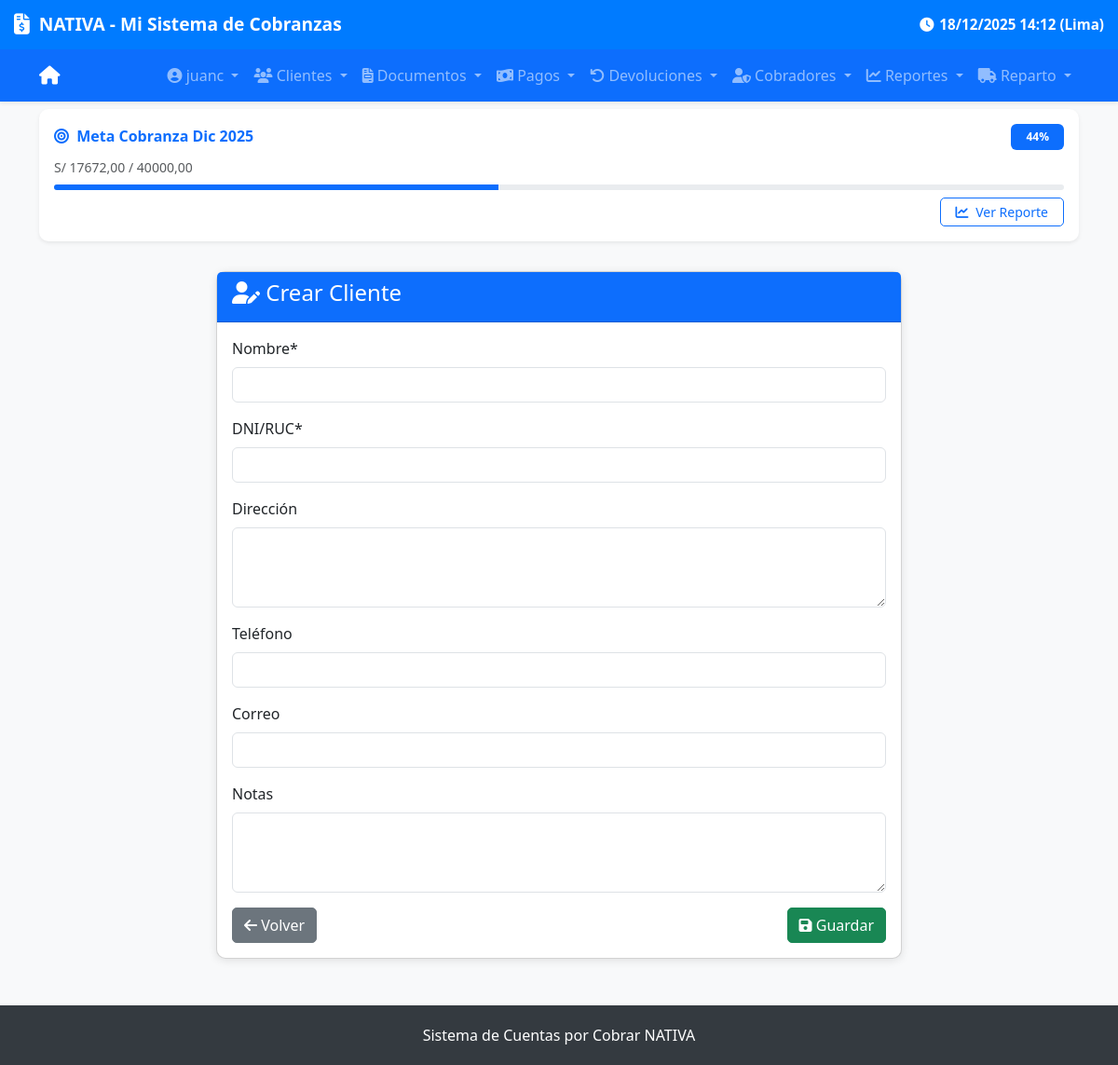
Screenshot of /clientes/crear/ (signed in) with the database file from the repository.
### cobros/models.py (models this page shows, shortened)
class MetaMensual(models.Model):
    mes = models.DateField(help_text="Primer día del mes, ej: 2025-09-01")
    monto_objetivo = models.DecimalField(max_digits=12, decimal_places=2)
    descripcion = models.CharField(max_length=200, blank=True, null=True)
    creada_en = models.DateTimeField(auto_now_add=True)
    actualizada_en = models.DateTimeField(auto_now=True)
    class Meta:
        unique_together = ('mes',)
    @property
    def monto_alcanzado(self):
        from .models import Cobro
        from django.db.models import Sum
        import datetime
        try:
            if not self.mes:
                return Decimal('0.00')
            primer_dia = self.mes
            _, last_day = calendar.monthrange(primer_dia.year, primer_dia.month)
            ultimo_dia = primer_dia.replace(day=last_day)
            fecha_inicio = timezone.make_aware(
                datetime.datetime.combine(primer_dia, datetime.time.min)
            )
            fecha_fin = timezone.make_aware(
                datetime.datetime.combine(ultimo_dia, datetime.time.max)
            )
            total = Cobro.objects.filter(
                fecha__gte=fecha_inicio,
                fecha__lte=fecha_fin
            ).aggregate(total=Sum('monto'))['total'] or Decimal('0.00')
            return total
        except Exception as e:
            print(f"Error en monto_alcanzado: {e}")
            return Decimal('0.00')
    @property
    def porcentaje_alcanzado(self):
        if self.monto_objetivo <= 0:
            return 0
        return min((self.monto_alcanzado / self.monto_objetivo) * 100, 100)

### clientes/views.py (the view)
# urls.py: path('crear/', views.cliente_create, name='cliente_create'),
def cliente_create(request):
    if request.method == 'POST':
        form = ClienteForm(request.POST)
        if form.is_valid():
            cliente = form.save()  # ✅ Guardamos el objeto para usarlo
            registrar_log(
                usuario=request.user,
                categoria='cliente',
                accion='Creó cliente',
                descripcion=f"Nombre: {cliente.nombre}, DNI/RUC: {cliente.dni_ruc}"
            )
            messages.success(request, 'Cliente creado exitosamente.')
            return redirect('clientes:cliente_list')
    else:
        form = ClienteForm()
    return render(request, 'clientes/cliente_form.html', {
        'form': form,
        'title': 'Crear Cliente'
    })

### clientes/forms.py
class ClienteForm(forms.ModelForm):
    class Meta:
        model = Cliente
        fields = ['nombre', 'dni_ruc', 'direccion', 'telefono', 'correo', 'notas']
        widgets = {
            'nombre': forms.TextInput(attrs={'class': 'form-control'}),
            'dni_ruc': forms.TextInput(attrs={'class': 'form-control'}),
            'direccion': forms.Textarea(attrs={'class': 'form-control', 'rows': 3}),
            'telefono': forms.TextInput(attrs={'class': 'form-control'}),
            'correo': forms.EmailInput(attrs={'class': 'form-control'}),
            'notas': forms.Textarea(attrs={'class': 'form-control', 'rows': 3}),
        }
        labels = {
            'nombre': 'Nombre',
            'dni_ruc': 'DNI/RUC',
            'direccion': 'Dirección',
            'telefono': 'Teléfono',
            'correo': 'Correo',
            'notas': 'Notas',
        }

### cobros/context_processors.py (called while the page is built)
def meta_mensual(request):
    try:
        today = timezone.now().date()
        meta = MetaMensual.objects.get(mes__year=today.year, mes__month=today.month)
        return {'meta': meta}
    except MetaMensual.DoesNotExist:
        return {'meta': None}
    except Exception as e:
        print(f"Error en context_processor meta_mensual: {e}")
        return {'meta': None}

### clientes/templates/clientes/cliente_form.html (shortened to what this page needs)
{% extends 'clientes/base.html' %}
{% load crispy_forms_tags %}
{% block content %}
<div class="row justify-content-center">
    <div class="col-md-8">
        <div class="card">
            <div class="card-header bg-primary text-white">
                <h4><i class="fas fa-user-edit"></i> {{ title }}</h4>
            </div>
            <div class="card-body">
                <form method="post">
                    {{ form|crispy }}
                    <div class="d-flex justify-content-between">
                        <a href="{% url 'clientes:cliente_list' %}" class="btn btn-secondary">
                            <i class="fas fa-arrow-left"></i> Volver
                        </a>
                        <button type="submit" class="btn btn-success">
                            <i class="fas fa-save"></i> Guardar
                        </button>
                    </div>
                </form>
            </div>
        </div>
    </div>
</div>
{% endblock %}

### templates/base.html (shortened to what this page needs)
<!DOCTYPE html>
<html lang="es">
<head>
    <link href="https://cdn.jsdelivr.net/npm/bootstrap@5.3.3/dist/css/bootstrap.min.css" rel="stylesheet">
    <link href="https://cdnjs.cloudflare.com/ajax/libs/font-awesome/6.5.0/css/all.min.css" rel="stylesheet">
</head>
<body>
    <div class="header-container">
        <div class="brand-row">
            <div class="logo-text">
                <i class="fas fa-file-invoice-dollar"></i>
                <span><strong>NATIVA</strong> - Mi Sistema de Cobranzas</span>
            </div>
            <div class="time-info">
                <i class="fas fa-clock"></i>
                {% now "d/m/Y H:i" as current_time %}
                {{ current_time }} (Lima)
            </div>
        </div>
    </div>
    <nav class="navbar navbar-expand-lg navbar-dark bg-primary shadow-sm">
        <div class="container">
            <a class="navbar-brand" href="{% url 'clientes:cliente_list' %}">
                <i class="fas fa-home"></i>
            </a>
            <div class="collapse navbar-collapse" id="navbarNav">
                <ul class="navbar-nav ms-auto">
                    {% if user.is_authenticated %}
                        {% with es_repartidor=es_repartidor %}
                            {% if es_repartidor %}
                                <li class="nav-item dropdown">
                                    <a class="nav-link dropdown-toggle" href="#" role="button" data-bs-toggle="dropdown">
                                        <i class="fas fa-truck"></i> Reparto
                                    </a>
                                    <ul class="dropdown-menu dropdown-menu-end">
                                        <li><a class="dropdown-item" href="{% url 'documentos:despacho_lista' %}"><i class="fas fa-list"></i> Mis Reportes</a></li>
                                        <li><hr class="dropdown-divider"></li>
                                    </ul>
                                </li>
                                <li class="nav-item dropdown">
                                    <a class="nav-link dropdown-toggle" href="#" role="button" data-bs-toggle="dropdown">
                                        <i class="fas fa-user-circle"></i> {{ user.get_full_name|default:user.username }}
                                    </a>
                                    <ul class="dropdown-menu dropdown-menu-end">
                                        <li><span class="dropdown-item-text text-muted"><small><i class="fas fa-id-badge"></i> {{ user.username }}</small></span></li>
                                        <li><hr class="dropdown-divider"></li>
                                        <li>
                                            <form action="{% url 'logout' %}" method="post" class="m-0">
                                                {% csrf_token %}
                                                <button type="submit" class="dropdown-item text-danger w-100 text-start">
                                                    <i class="fas fa-sign-out-alt"></i> Cerrar Sesión
                                                </button>
                                            </form>
                                        </li>
                                    </ul>
                                </li>
                            {% else %}
                                <li class="nav-item dropdown">
                                    <a class="nav-link dropdown-toggle" href="#" role="button" data-bs-toggle="dropdown">
                                        <i class="fas fa-user-circle"></i> {{ user.get_full_name|default:user.username }}
                                    </a>
                                </li>
                                <li class="nav-item dropdown">
                                    <a class="nav-link dropdown-toggle" href="#" role="button" data-bs-toggle="dropdown">
                                        <i class="fas fa-users"></i> Clientes
                                    </a>
                                </li>
                                <li class="nav-item dropdown">
                                    <a class="nav-link dropdown-toggle" href="#" role="button" data-bs-toggle="dropdown">
                                        <i class="fas fa-file-invoice"></i> Documentos
                                    </a>
                                </li>
                                <li class="nav-item dropdown">
                                    <a class="nav-link dropdown-toggle" href="#" role="button" data-bs-toggle="dropdown">
                                        <i class="fas fa-money-bill-wave"></i> Pagos
                                    </a>
                                </li>
                                <li class="nav-item dropdown">
                                    <a class="nav-link dropdown-toggle" href="#" role="button" data-bs-toggle="dropdown">
                                        <i class="fas fa-undo"></i> Devoluciones
                                    </a>
                                </li>
                                {% if user.is_staff or user.is_superuser or user.username in 'juanc,adminaqp,VALERIA,CHRISTIAN' %}
                                    <li class="nav-item dropdown">
                                        <a class="nav-link dropdown-toggle" href="#" role="button" data-bs-toggle="dropdown">
                                            <i class="fas fa-user-shield"></i> Cobradores
                                        </a>
                                    </li>
                                {% endif %}
                                {% if user.is_staff or user.is_superuser or user.username in 'juanc,adminaqp,VALERIA' %}
                                    <li class="nav-item dropdown">
                                        <a class="nav-link dropdown-toggle" href="#" role="button" data-bs-toggle="dropdown">
                                            <i class="fas fa-chart-line"></i> Reportes
                                        </a>
                                            {% now "Y" as current_year %}
                                            {% now "n" as current_month %}
                                    </li>
                                {% endif %}
                                {% if user.is_staff or user.is_superuser or user.username in 'juanc,adminaqp,VALEeeeRIA,CHRISTIAN' %}
                                    <li class="nav-item dropdown">
                                        <a class="nav-link dropdown-toggle" href="#" role="button" data-bs-toggle="dropdown">
                                            <i class="fas fa-truck"></i> Reparto
                                        </a>
                                    </li>
                                {% endif %}
                            {% endif %}
                        {% endwith %}
                    {% endif %}
                </ul>
            </div>
        </div>
    </nav>
{% if user.is_authenticated and meta %}
    <div class="container-fluid py-2 mb-3">
        <div class="container">
            <div class="card border-0 shadow-sm bg-white" style="border-left: 4px solid #0d6efd;">
                <div class="card-body p-3">
                    <div class="d-flex justify-content-between align-items-center mb-2">
                        <h6 class="mb-0 text-primary fw-bold">
                            <i class="fas fa-bullseye me-1"></i>
                            Meta Cobranza {{ meta.mes|date:"M Y" }}
                        </h6>
                        <span class="badge bg-primary text-white px-3 py-2">
                            {{ meta.porcentaje_alcanzado|floatformat:0 }}%
                        </span>
                    </div>
                    <div class="small text-muted mb-2">
                        S/ {{ meta.monto_alcanzado|floatformat:2 }} / {{ meta.monto_objetivo|floatformat:2 }}
                    </div>
                    <div class="progress mb-2" style="height: 6px;">
                        <div class="progress-bar bg-primary" role="progressbar"
                             style="width: {{ meta.porcentaje_alcanzado|floatformat:0 }}%;"
                             aria-valuenow="{{ meta.porcentaje_alcanzado }}"
                             aria-valuemin="0" aria-valuemax="100">
                        </div>
                    </div>
                    {% if user.username == 'adminaqp' or user.username == 'juanc' or user.username == 'CHRISTIAN' %}
                        <div class="text-end mt-2">
                            <a href="{% url 'cobros:reporte_cartera' %}"
                               class="btn btn-sm btn-outline-primary px-3">
                                <i class="fas fa-chart-line me-1"></i> Ver Reporte
                            </a>
                        </div>
                    {% endif %}
                </div>
            </div>
        </div>
    </div>
{% endif %}
    <div class="container mt-4">
        {% block content %}{% endblock %}
    </div>
    <footer class="text-center">
        <div class="container">
            Sistema de Cuentas por Cobrar NATIVA
        </div>
    </footer>
</body>
</html>

### templates/base.html (style rules this page uses)
body { background-color: #f8f9fa; padding-top: 0; }
.header-container { background-color: #007bff; color: white; box-shadow: 0 2px 4px rgba(0,0,0,0.1); }
.brand-row { display: flex; justify-content: space-between; align-items: center; padding: 12px 15px; font-weight: bold; font-size: 1.2rem; }
.brand-row .logo-text { display: flex; align-items: center; gap: 10px; }
.brand-row .logo-text i { font-size: 1.4rem; }
.time-info { font-size: 0.95rem; display: flex; align-items: center; gap: 6px; }
.navbar { box-shadow: 0 2px 4px rgba(0,0,0,0.1); }
.card { border-radius: 10px; box-shadow: 0 2px 10px rgba(0,0,0,0.1); }
.btn { border-radius: 5px; }
footer { margin-top: 50px; padding: 20px 0; background-color: #343a40; color: white; }

### rows the page displays
MetaMensual: mes "Dic 2025", porcentaje_alcanzado "44", monto_alcanzado "17672,00", monto_objetivo "40000,00"

### other values shown
{{ current_time }} "18/12/2025 14:12"
{{ user.get_full_name|default:user.username }} "juanc"
{{ title }} "Crear Cliente"
